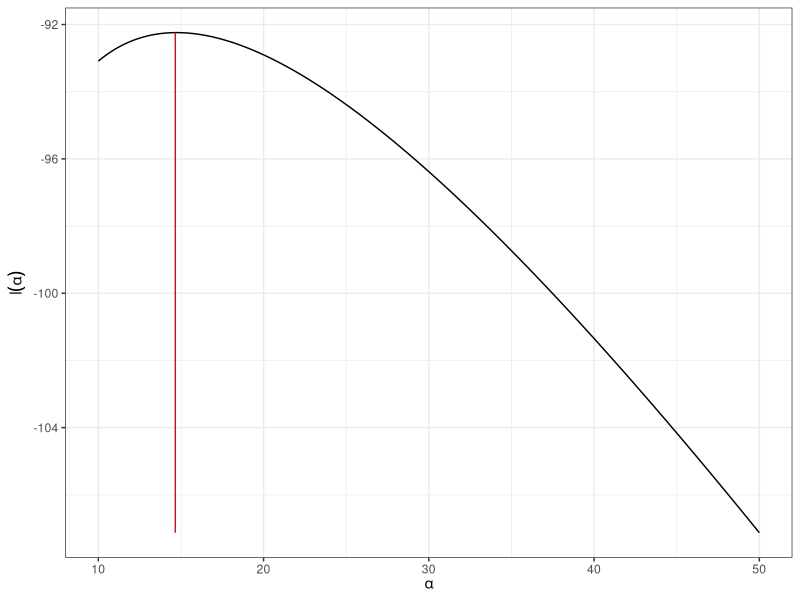

Write R code to recreate this figure.
## ---- chunk 1

library(tidyverse)

data <- c(
  39.91, 43.97, 23.19, 38.87, 39.81,
  22.70, 27.72, 44.67, 28.64, 38.58,
  37.38, 49.00, 41.48, 41.73, 51.45,
  35.72, 33.41, 76.60, 32.02, 30.35,
  38.29, 38.71, 31.39, 39.00, 26.49
)


plik <- function(alph, data){
  bet <- optim(par = 1,
               fn = function(b, data){
                 -sum(dgamma(x = data, shape = alph, scale = b,log = TRUE))
                 },
               data = data)$par
  -sum(dgamma(x = data, shape = alph, scale = bet, log=TRUE))
}

optim(15, plik, data = data)

## ---- chunk 2

m <- seq(10, 50, length.out = 250)

mplik <- NULL

for(i in 1:250){
  mplik[i] = -plik(m[i], data)
  }

alph_lik <- m[which.max(mplik)]

alph_lik

## ---- chunk 3

ggplot()+
  geom_line(
    aes(
    x = m, y = mplik
    )
  )+
  theme_bw()+
  xlab(expression(alpha))+ 
  ylab(expression(l(alpha)))+
  geom_segment(
    aes(
      x = alph_lik,
      xend = alph_lik,
      y = min(mplik),
      yend = max(mplik)
    ),
    col = "red"
  )

